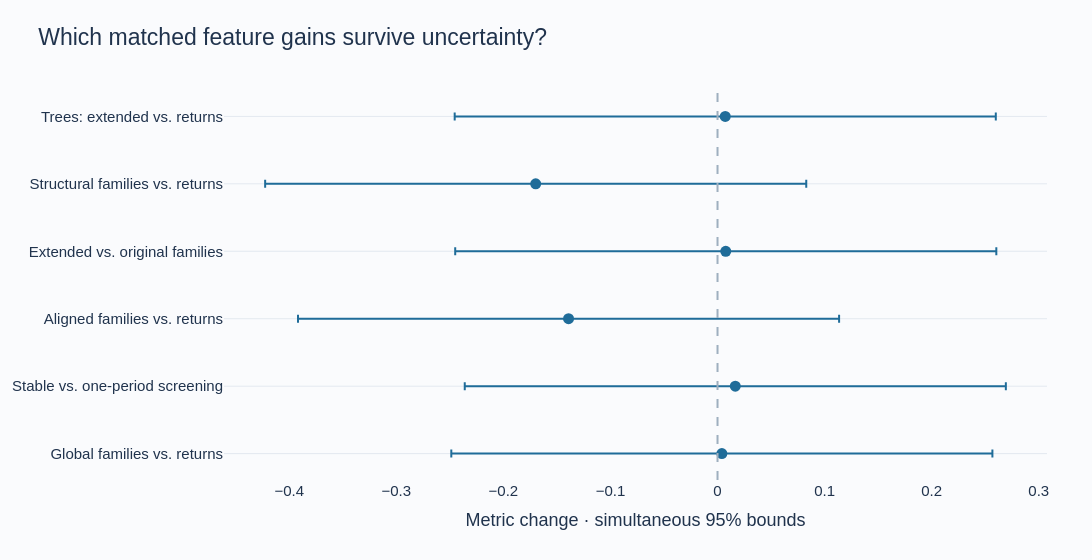

Here is the notebook cell this chart was saved with:
### Markdown cell above
## Matched comparisons separate feature value from other changes

The official metric is mean daily cross-sectional Spearman correlation divided by its population standard deviation. Feature value is a difference from a matched reference, not merely a high standalone score.

The chart shows simultaneous 95% bounds over the study's declared comparisons using 20-date blocks and 2,000 paired resamples within folds. Reports also include conditional intervals and 10-/40-date sensitivity. These bounds do not include fresh feature searches, refitting uncertainty, or all prior adaptive decisions.

### Code cell
bounds = pd.DataFrame(study["paired_intervals"])
labels = {
    ("target_all", "target_reference"): "Global families vs. returns",
    ("target_stable", "target_all"): "Stable vs. one-period screening",
    ("aligned_original", "aligned_reference"): "Aligned families vs. returns",
    ("aligned_extended", "aligned_original"): "Extended vs. original families",
    ("structural_extended", "structural_reference"): "Structural families vs. returns",
    ("hist_extended", "hist_reference"): "Trees: extended vs. returns",
}
matched = bounds.loc[(bounds.block_dates == 20) & bounds.apply(lambda r: (r.variant, r.reference) in labels, axis=1)].copy()
matched["Comparison"] = matched.apply(lambda r: labels[(r.variant, r.reference)], axis=1)
lo = matched.simultaneous_95_interval.map(lambda a: a[0])
hi = matched.simultaneous_95_interval.map(lambda a: a[1])
fig = go.Figure(go.Scatter(x=matched.delta, y=matched.Comparison, mode="markers", marker={"size": 11, "color": "#1F6C99"},
    error_x={"type": "data", "symmetric": False, "array": hi - matched.delta, "arrayminus": matched.delta - lo}))
fig.add_vline(x=0, line_dash="dash", line_color="#9EAFBF")
fig.update_layout(title="Which matched feature gains survive uncertainty?", xaxis_title="Metric change · simultaneous 95% bounds")
show_figure(fig, root, "ablation_uncertainty", 560)
display(matched[["Comparison", "delta", "conditional_95_interval", "simultaneous_95_interval"]])

### Figure 1 — Plotly figure (JSON) as saved in the notebook; plotly's stock layout.template omitted (floating-point values rounded to 4 significant figures)
{"data": [{"error_x": {"array": [0.2527, 0.2527, 0.2527, 0.2527, 0.2527, 0.2527], "arrayminus": [0.2527, 0.2527, 0.2527, 0.2527, 0.2527, 0.2527], "symmetric": false, "type": "data"}, "marker": {"color": "#1F6C99", "size": 11}, "mode": "markers", "type": "scatter", "x": [0.004041, 0.0166, -0.1391, 0.007697, -0.1698, 0.007213], "y": ["Global families vs. returns", "Stable vs. one-period screening", "Aligned families vs. returns", "Extended vs. original families", "Structural families vs. returns", "Trees: extended vs. returns"]}], "layout": {"colorway": ["#1F6C99", "#27A394", "#EDAF43", "#D76C64", "#8070A6"], "font": {"color": "#20334D", "family": "Arial", "size": 15}, "height": 560, "margin": {"b": 80, "l": 85, "r": 45, "t": 90}, "paper_bgcolor": "#FAFBFD", "plot_bgcolor": "#FAFBFD", "shapes": [{"line": {"color": "#9EAFBF", "dash": "dash"}, "type": "line", "x0": 0, "x1": 0, "xref": "x", "y0": 0, "y1": 1, "yref": "y domain"}], "title": {"font": {"size": 23}, "text": "Which matched feature gains survive uncertainty?", "x": 0.035}, "width": 1120, "xaxis": {"showgrid": false, "title": {"text": "Metric change · simultaneous 95% bounds"}, "zeroline": false}, "yaxis": {"gridcolor": "#E3E9F0", "zerolinecolor": "#9EAFBF"}}}
